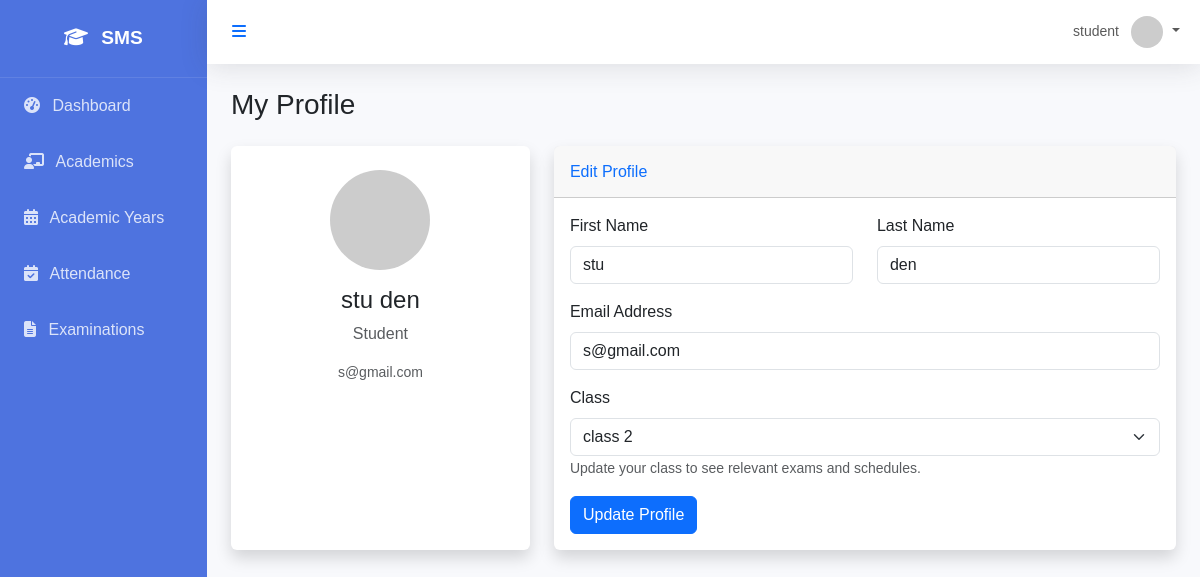
The app's page /profile/ (signed in) with its own data.
### core/models.py (models this page shows, shortened)
class User(AbstractUser):
    class Role(models.TextChoices):
        SUPER_ADMIN = "SUPER_ADMIN", "Super Admin"
        SCHOOL_ADMIN = "SCHOOL_ADMIN", "School Admin"
        ACADEMIC_ADMIN = "ACADEMIC_ADMIN", "Academic Admin"
        TEACHER = "TEACHER", "Teacher"
        STUDENT = "STUDENT", "Student"
        PARENT = "PARENT", "Parent"
        ACCOUNTANT = "ACCOUNTANT", "Accountant"
        LIBRARIAN = "LIBRARIAN", "Librarian"
        RECEPTIONIST = "RECEPTIONIST", "Receptionist"
        HR_MANAGER = "HR_MANAGER", "HR Manager"
    role = models.CharField(max_length=50, choices=Role.choices, default=Role.STUDENT)
    objects = CustomUserManager()

### students/models.py (models this page shows, shortened)
class Student(models.Model):
    user = models.OneToOneField(settings.AUTH_USER_MODEL, on_delete=models.CASCADE, related_name='student_profile')
    admission_number = models.CharField(max_length=50, unique=True)
    admission_date = models.DateField()
    roll_number = models.IntegerField(null=True, blank=True)
    date_of_birth = models.DateField()
    gender = models.CharField(max_length=10, choices=[('M', 'Male'), ('F', 'Female'), ('O', 'Other')])
    blood_group = models.CharField(max_length=5, blank=True)
    address = models.TextField()
    phone_number = models.CharField(max_length=15, blank=True)
    current_class = models.ForeignKey('academics.Class', on_delete=models.SET_NULL, null=True, blank=True, related_name='students')
    section = models.ForeignKey('academics.Section', on_delete=models.SET_NULL, null=True, blank=True, related_name='students')
    created_at = models.DateTimeField(auto_now_add=True)
    updated_at = models.DateTimeField(auto_now=True)

### academics/models.py (models this page shows, shortened)
class Class(models.Model):
    name = models.CharField(max_length=50) # e.g. Class 1, Grade 10
    numeric_value = models.IntegerField(unique=True) # For sorting
    class Meta:
        verbose_name_plural = "Classes"
        ordering = ['numeric_value']

### core/views.py (the view)
# urls.py: path('profile/', profile, name='profile'),
@login_required
def profile(request):
    user = request.user
    if request.method == 'POST':
        form = CustomUserChangeForm(request.POST, instance=user)
        if form.is_valid():
            if user.role == User.Role.STUDENT:
                from students.models import Student
                from academics.models import Class
                class_id = request.POST.get('current_class')
                if class_id:
                    student_profile, created = Student.objects.get_or_create(
                        user=user,
                        defaults={
                            'admission_number': user.username,
                            'admission_date': timezone.now().date(),
                            'date_of_birth': timezone.now().date(),
                            'gender': 'O',
                            'address': 'Not Provided',
                        }
                    )
                    student_profile.current_class = Class.objects.get(id=class_id)
                    student_profile.save()
            form.save()
            messages.success(request, 'Profile updated successfully.')
            return redirect('profile')
    else:
        form = CustomUserChangeForm(instance=user)
    context = {'form': form}
    if user.role == User.Role.STUDENT:
        from students.models import Student
        from academics.models import Class
        student_profile, created = Student.objects.get_or_create(
            user=user,
            defaults={
                'admission_number': user.username,
                'admission_date': timezone.now().date(),
                'date_of_birth': timezone.now().date(),
                'gender': 'O',
                'address': 'Not Provided',
            }
        )
        context['classes'] = Class.objects.all()
        context['student_profile'] = student_profile
    return render(request, 'core/profile.html', context)

### core/forms.py
class CustomUserChangeForm(UserChangeForm):
    class Meta:
        model = User
        fields = ('username', 'first_name', 'last_name', 'email', 'role', 'is_active')
        widgets = {
            'role': forms.Select(attrs={'class': 'form-select'}),
            'username': forms.TextInput(attrs={'class': 'form-control'}),
            'first_name': forms.TextInput(attrs={'class': 'form-control'}),
            'last_name': forms.TextInput(attrs={'class': 'form-control'}),
            'email': forms.EmailInput(attrs={'class': 'form-control'}),
            'is_active': forms.CheckboxInput(attrs={'class': 'form-check-input'}),
        }

### templates/core/profile.html (shortened to what this page needs)
{% extends 'base.html' %}
{% load widget_tweaks %}
{% block content %}
<div class="d-sm-flex align-items-center justify-content-between mb-4">
    <h1 class="h3 mb-0 text-gray-800">My Profile</h1>
</div>
<div class="row">
    <div class="col-xl-4 col-md-6 mb-4">
        <div class="card shadow h-100 py-2">
            <div class="card-body text-center">
                <img class="img-profile rounded-circle mb-3" src="https://ui-avatars.com/api/?name={{ user.get_full_name }}&background=random" style="width: 100px; height: 100px;">
                <h4 class="font-weight-bold">{{ user.get_full_name }}</h4>
                <p class="text-muted">{{ user.get_role_display }}</p>
                <p class="text-muted small">{{ user.email }}</p>
            </div>
        </div>
    </div>
    <div class="col-xl-8 col-md-6 mb-4">
        <div class="card shadow h-100">
            <div class="card-header py-3">
                <h6 class="m-0 font-weight-bold text-primary">Edit Profile</h6>
            </div>
            <div class="card-body">
                <form method="post">
                    <div class="row">
                        <div class="col-md-6 mb-3">
                            <label for="{{ form.first_name.id_for_label }}" class="form-label">First Name</label>
                            {% render_field form.first_name class="form-control" %}
                        </div>
                        <div class="col-md-6 mb-3">
                            <label for="{{ form.last_name.id_for_label }}" class="form-label">Last Name</label>
                            {% render_field form.last_name class="form-control" %}
                        </div>
                    </div>
                    <div class="mb-3">
                        <label for="{{ form.email.id_for_label }}" class="form-label">Email Address</label>
                        {% render_field form.email class="form-control" %}
                    </div>
                    {% if user.role == 'STUDENT' %}
                    <div class="mb-3">
                        <label for="current_class" class="form-label">Class</label>
                        <select name="current_class" id="current_class" class="form-select">
                            {% for class in classes %}
                            <option value="{{ class.id }}" {% if student_profile.current_class.id == class.id %}selected{% endif %}>
                                {{ class.name }}
                            </option>
                            {% endfor %}
                        </select>
                        <small class="text-muted">Update your class to see relevant exams and schedules.</small>
                    </div>
                    {% endif %}
                    <button type="submit" class="btn btn-primary">Update Profile</button>
                </form>
            </div>
        </div>
    </div>
</div>
{% endblock %}

### templates/base.html (shortened to what this page needs)
<!DOCTYPE html>
<html lang="en">
<head>
    <link href="https://cdn.jsdelivr.net/npm/bootstrap@5.3.0/dist/css/bootstrap.min.css" rel="stylesheet">
    <link href="https://cdnjs.cloudflare.com/ajax/libs/font-awesome/6.4.0/css/all.min.css" rel="stylesheet">
</head>
<body x-data="{ sidebarOpen: true }">
    <div id="wrapper" :class="{ 'toggled': !sidebarOpen }">
        <div id="sidebar-wrapper" x-show="sidebarOpen" x-transition:enter="transition ease-out duration-300" x-transition:enter-start="opacity-0 transform -translate-x-full" x-transition:enter-end="opacity-100 transform translate-x-0" x-transition:leave="transition ease-in duration-300" x-transition:leave-start="opacity-100 transform translate-x-0" x-transition:leave-end="opacity-0 transform -translate-x-full">
            <div class="sidebar-heading">
                <i class="fas fa-graduation-cap me-2"></i> SMS
            </div>
            <div class="list-group list-group-flush">
                <a href="{% url 'dashboard' %}" class="list-group-item list-group-item-action {% if request.resolver_match.url_name == 'dashboard' %}active{% endif %}">
                    <i class="fas fa-tachometer-alt me-2"></i> Dashboard
                </a>
                {% if user.role == 'SUPER_ADMIN' or user.role == 'SCHOOL_ADMIN' or user.role == 'TEACHER' or user.role == 'ACADEMIC_ADMIN' or user.role == 'STUDENT' %}
                <a href="{% url 'class_list' %}" class="list-group-item list-group-item-action {% if 'academics' in request.path and 'academic-years' not in request.path %}active{% endif %}">
                    <i class="fas fa-chalkboard-teacher me-2"></i> Academics
                </a>
                <a href="{% url 'academic_year_list' %}" class="list-group-item list-group-item-action {% if 'academic-years' in request.path %}active{% endif %}">
                    <i class="fas fa-calendar-alt me-2"></i> Academic Years
                </a>
                {% endif %}
                <a href="{% url 'attendance_dashboard' %}" class="list-group-item list-group-item-action {% if 'attendance' in request.path %}active{% endif %}">
                    <i class="fas fa-calendar-check me-2"></i> Attendance
                </a>
                <a href="{% url 'exam_list' %}" class="list-group-item list-group-item-action {% if 'examination' in request.path %}active{% endif %}">
                    <i class="fas fa-file-alt me-2"></i> Examinations
                </a>
            </div>
        </div>
        <div id="page-content-wrapper">
            <nav class="navbar navbar-expand-lg navbar-light bg-white mb-4 static-top">
                <div class="container-fluid">
                    <button class="btn btn-link text-primary" @click="sidebarOpen = !sidebarOpen">
                        <i class="fas fa-bars"></i>
                    </button>
                    <ul class="navbar-nav ms-auto">
                        <li class="nav-item dropdown">
                            <a class="nav-link dropdown-toggle" href="#" id="userDropdown" role="button" data-bs-toggle="dropdown" aria-expanded="false">
                                <span class="me-2 d-none d-lg-inline text-gray-600 small">{{ user.username }}</span>
                                <img class="img-profile rounded-circle" src="https://ui-avatars.com/api/?name={{ user.username }}" width="32" height="32">
                            </a>
                        </li>
                    </ul>
                </div>
            </nav>
            <div class="container-fluid px-4">
                {% block content %}{% endblock %}
            </div>
        </div>
    </div>
</body>
</html>

### templates/base.html (style rules this page uses)
:root { --primary-color: #4e73df; --secondary-color: #858796; --success-color: #1cc88a; --info-color: #36b9cc; --warning-color: #f6c23e; --danger-color: #e74a3b; --light-color: #f8f9fc; --dark-color: #5a5c69; }
body { font-family: 'Nunito', sans-serif; background-color: #f8f9fc; overflow-x: hidden; }
#wrapper { display: flex; width: 100%; align-items: stretch; }
#sidebar-wrapper { min-height: 100vh; width: 250px; background-color: var(--primary-color); color: white; transition: all 0.3s ease; }
#sidebar-wrapper .sidebar-heading { padding: 1.5rem; font-size: 1.2rem; font-weight: bold; text-align: center; border-bottom: 1px solid rgba(255, 255, 255, 0.1); }
#sidebar-wrapper .list-group-item { padding: 1rem 1.5rem; background-color: transparent; color: rgba(255, 255, 255, 0.8); border: none; transition: all 0.2s ease; }
#page-content-wrapper { width: 100%; display: flex; flex-direction: column; }
.navbar { box-shadow: 0 .15rem 1.75rem 0 rgba(58,59,69,.15); }
.card { border: none; box-shadow: 0 .15rem 1.75rem 0 rgba(58,59,69,.15); transition: transform 0.2s ease; }

### records on screen
User: username "student", get_full_name "stu den", role "Student", email "s@gmail.com", first_name "stu", last_name "den"
Student: current_class "class 2"
